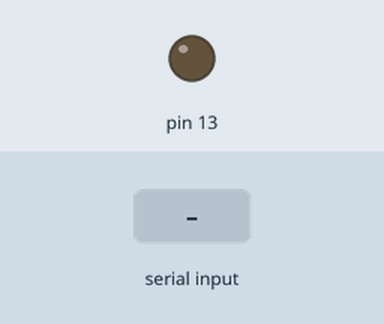
Bench run of a sketch on a simulated Arduino Uno, built with avr-gcc and run on an emulated ATmega328P. On the bench: output pins drawn as LEDs (lit = HIGH). The inputs (shaded band) are chosen by the test bench.

Above: at 1.2 s.
1.3 s: "1" received over Serial
At 2.1 s:
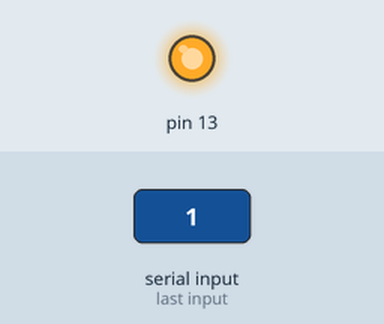
2.8 s: "0" received over Serial
At 3.3 s:
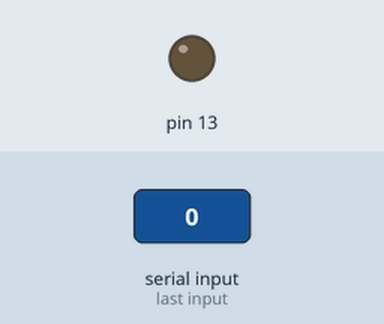
Timing chart, 0 to 5.8 s (numbered marks = the images above; inputs shaded):
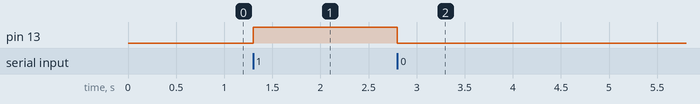

Measured:
- after the input at 1.3 s, pin 13: LOW → HIGH at once
- after the input at 2.8 s, pin 13: HIGH → LOW at once

The sketch:

29.Serial_01.ino
```cpp
int data;

void setup() {
  Serial.begin(9600);
  pinMode(13, OUTPUT);
  digitalWrite(13, LOW);
}

void loop() {
  while (Serial.available()) { // 시리얼 통신이 정상적으로 연결되었다면?
    // 시리얼 통신을 통해 수신된 것이 있는지 확인
    data = Serial.read();
  }

  // 시리얼 통신으로 전달받은 값이 1이라면 LED를 켜고, 0이라면 LED를 끈다
  if (data == '1') {
    digitalWrite(13, HIGH);
  } else if (data == '0') {
    digitalWrite(13, LOW);
  }
}
```
